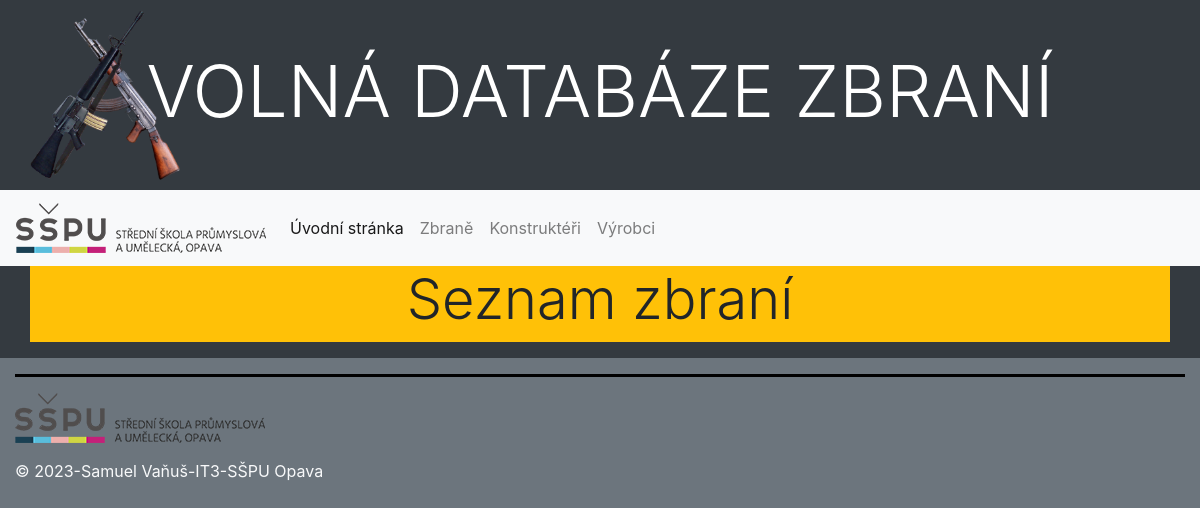
The app's page /guns/guns/, older data.
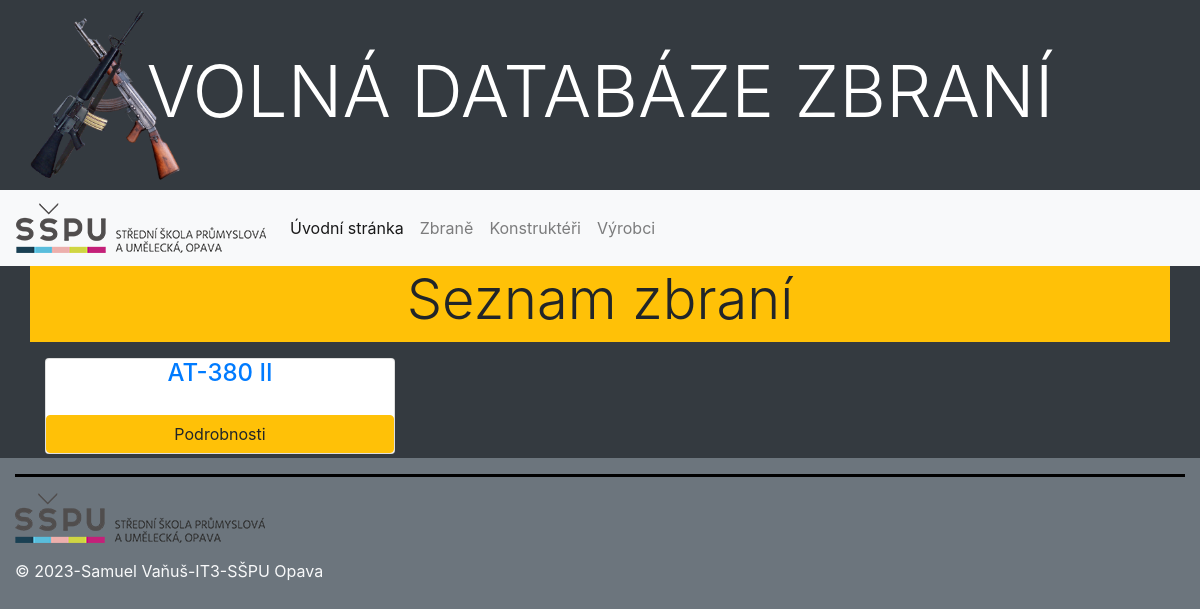
The same page, newer data.
### guns/models.py (models this page shows, shortened)
class Gun(models.Model):
    name = models.CharField(max_length=100, unique=True, verbose_name="Označení zbraně",
                            help_text="Zadejte označení zbraně")
    length = models.FloatField(verbose_name="Celková délka zbraně (mm)",
                               help_text="Zadejte délku zbraně v milimetrech",
                               validators=[MinValueValidator(0.1), MaxValueValidator(2000.0)])
    barrel_length = models.FloatField(verbose_name="Délka hlavně zbraně (mm)",
                                      help_text="Zadejte délku hlavně zbraně v milimetrech",
                                      validators=[MinValueValidator(0.1), MaxValueValidator(2000.0)])
    weight = models.FloatField(verbose_name="Celková hmotnost zbraně (g)",
                               validators=[MinValueValidator(0.1), MaxValueValidator(20000.0)],
                               help_text="Zadejte hmotnost zbraně v gramech")
    magazine = models.IntegerField(verbose_name="Celková kapacita obvyklého zásobníku",
                                   help_text="Zadejte množtví munice v základním zásobníku zbraně", default=1)
    '''developed = models.PositiveIntegerField(blank=True, null=True,
                                             validators=[MinValueValidator(900), MaxValueValidator(2100)],
                                             verbose_name='Rok vydání', help_text='Zadejte rok vydání (1500 - 2100)')'''
    description = models.TextField(blank=True, verbose_name="Popis zbraně",
                                   help_text="Popište tuto zbraň (historie, vlastnosti"
                                             ", zvláštnosti...)")
    type = models.ManyToManyField(Type, help_text='Vyberte typ zbraně')
    maker = models.ManyToManyField(Maker, blank=True, help_text='Vyberte výrobce zbraně')
    inventor = models.ManyToManyField(Inventor, blank=True, help_text='Vyberte vynálezces zbraně')
    poster = models.ImageField(upload_to='guns/posters/', blank=True, null=True,
                               verbose_name="Poster")
    rate = models.FloatField(default=5.0,
                             validators=[MinValueValidator(1.0), MaxValueValidator(10.0)],
                             null=True,
                             verbose_name="Hodnocení",
                             help_text="Prosím, ohodnoťte na stupnici 1-10")
    class Meta:
        ordering = ["name"]

### guns/views.py (the view)
# urls.py: path('guns/', views.GunListView.as_view(), name='guns'),
class GunListView(ListView):
    model = Gun
    context_object_name = 'guns_list'
    template_name = 'gun/list.html'

### guns/templates/gun/list.html (shortened to what this page needs)
{% extends "base.html" %}
{% block content %}
<div class="container">
    <div class="row mb-3">
        <div class="col-sm-12 bg-warning">
            <h2 class="display-4 text-center">Seznam zbraní</h2>
        </div>
    </div>
    <div class="row">
        {% for gun in guns_list %}
        <div class="col-sm-6 col-md-4 col-lg-4 mb-1">
            <div class="card">
                <h4 class="card-title text-center"><a href="{% url 'gun_detail' gun.pk %}">{{ gun.name }}</a></h4>
                <a href="{% url 'gun_detail' gun.pk %}" class="btn btn-warning">Podrobnosti</a>
            </div>
        </div>
        {% endfor %}
    </div>
</div>
{% endblock %}

Row changes from the older to the newer data that the page shows:
added Gun: name "AT-380 II"
